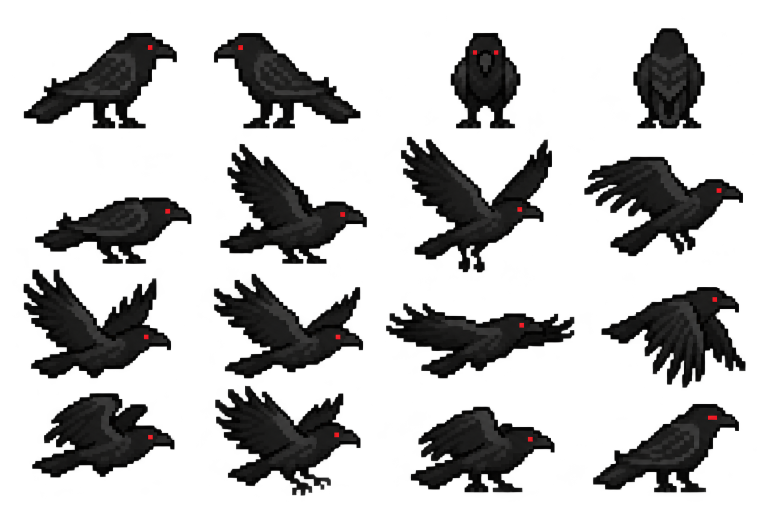
#> input picture brand/crow/crow.png, 1536 x 1024 px (shown at 1/2 size)
$ python build-crow-sprite.py crow.png crow.png crow.png 5
#> lines starting #> are read from the running program, lines starting #| are printed output that depends on the picture; after the words box and inside, x2 and y2 are one past the last pixel; in counts of white or black regions, pixels touching at a corner belong together
"""Extrai os quadros do corvo (crow.png) e monta o sprite do logo animado.

Quadros do sprite (índice: origem na folha):
  0 parado olhando p/ direita (0)   1 parado p/ esquerda (1)   2 parado de frente (2)
  3 agachado (4)                    4..12 voo (5..13)          13 pouso agachado (14)
Poses no chão (0,1,2,3,13) são alinhadas pelo chão e pelo centro; o voo (4..12) é alinhado pelo
olho vermelho, a partir do olho do quadro agachado, para a cabeça não tremer ao bater as asas.

Uso: python build-crow-sprite.py <crow.png> <saida.png> <preview.png> [largura_celula_px]
Requer: numpy, scipy, Pillow.
"""
import sys
import numpy as np
from PIL import Image
from scipy import ndimage as ndi

SRC, OUT, PREVIEW = sys.argv[1:4]
TARGET_W = int(sys.argv[4]) if len(sys.argv) > 4 else 176
SHEET_ORDER = [0, 1, 2, 4, 5, 6, 7, 8, 9, 10, 11, 12, 13, 14]
GROUND = {0, 1, 2, 3, 13}          # posições no SPRITE (não na folha)

img = Image.open(SRC).convert('RGBA')
#> img is the input picture: PIL image 1536x1024 RGBA; mean R, G, B, A 9, 8.5, 8.2, 70.3
arr = np.array(img)
mask = arr[..., 3] >= 128
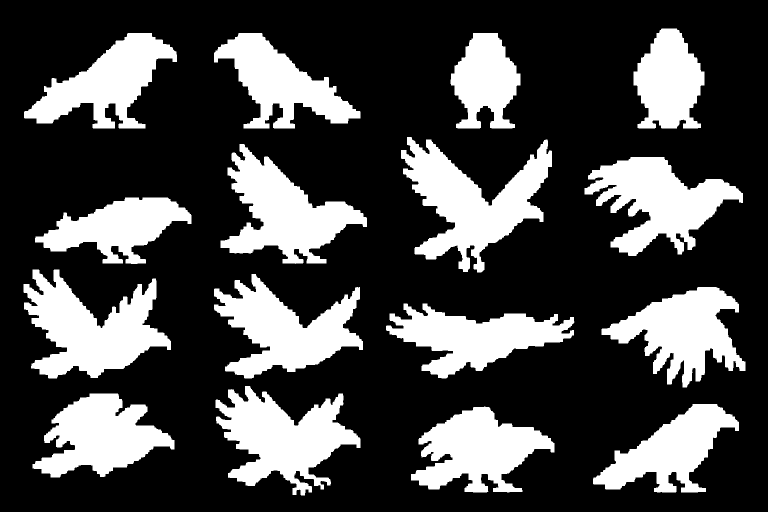
#> mask: shape (1024, 1536) bool (shown at 1/2 size); 28% white; 16 white regions, largest, box (x1, y1, x2, y2) and area: (802, 274, 1104, 545) 35822, (47, 539, 342, 757) 33963, (431, 772, 721, 991) 32450
lab, n = ndi.label(ndi.binary_dilation(mask, iterations=6))
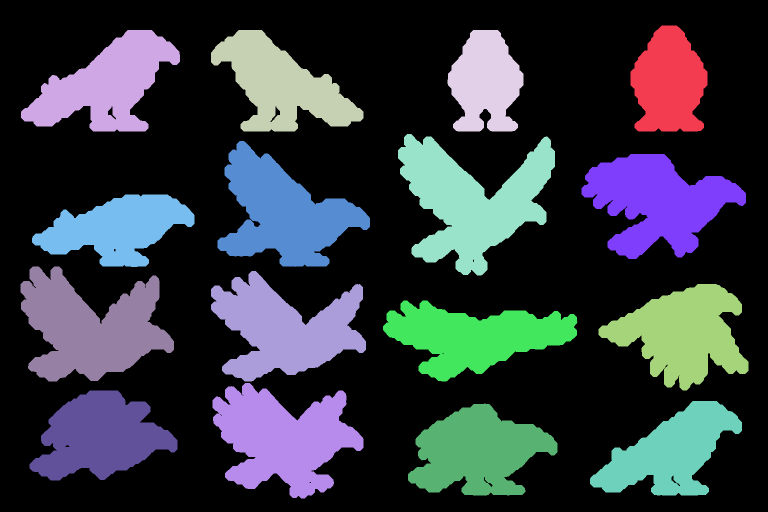
#> lab: shape (1024, 1536) int32 (shown at 1/2 size); 17 distinct labels, from 0 to 16; one colour per label, 0 black
#> n = 16
objs = [(i + 1, s) for i, s in enumerate(ndi.find_objects(lab)) if (mask[s] & (lab[s] == i + 1)).sum() > 3000]
#> objs = 16 items
assert len(objs) == 16, f'esperava 16 quadros, achei {len(objs)}'
objs.sort(key=lambda o: (int(((o[1][0].start + o[1][0].stop) / 2) // 256), (o[1][1].start + o[1][1].stop) / 2))

crops = []
for label, sl in objs:
    sub = arr[sl].copy()
    keep = (lab[sl] == label) & mask[sl]
    sub[..., 3] = np.where(keep, 255, 0)
    red = keep & (sub[..., 0] > 150) & (sub[..., 1] < 90) & (sub[..., 2] < 90)
    ys, xs = np.nonzero(red)
    crops.append((Image.fromarray(sub, 'RGBA'), (xs.mean(), ys.mean()) if len(xs) else None))
#> this loop made 16 passes
#> label on passes 1 to 12: 2, 3, 4, 1, 8, 6, 5, 7, 9, 10, 12, 11
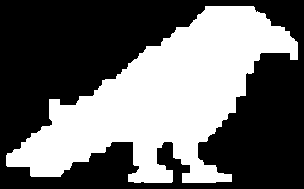
#> keep: shape (189, 304) bool; 41.4% white; 1 white region, box (x1, y1, x2, y2) and area: (6, 6, 298, 183) 23764
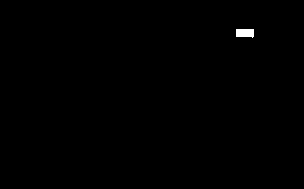
#> red: shape (189, 304) bool; 0.25% white; 1 white region, box (x1, y1, x2, y2) and area: (236, 29, 254, 38) 145
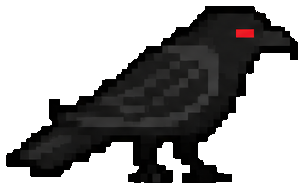
#> sub: shape (189, 304, 4); mean R, G, B, A 13.2, 12.4, 12.1, 105.5; transparent parts drawn white
#> after the loop, crops = 16 items
frames = [crops[i] for i in SHEET_ORDER]
#> frames = 14 items

pos = [None] * len(frames)              # canto superior esquerdo de cada quadro (chão em y=0)
#> pos = 14 items
for k in GROUND:
    im, _ = frames[k]
    pos[k] = (-im.width / 2, -im.height)
eye_ref = (pos[3][0] + frames[3][1][0], pos[3][1] + frames[3][1][1])   # olho do agachado
#> eye_ref = (108.5, -112)
for k in range(4, 13):
    im, e = frames[k]
    assert e is not None, f'quadro {k} sem olho'
    pos[k] = (eye_ref[0] - e[0], eye_ref[1] - e[1])
#> this loop made 9 passes
#> e on passes 1 to 9: (250, 146.5), (243, 150.1), (274.5, 72.91), (251, 140), (253.6, 131.4), (277, 49), (232.1, 30.5), (241.1, 92.95), (248, 103)
#> pass 1, `im, e = frames[k]`:
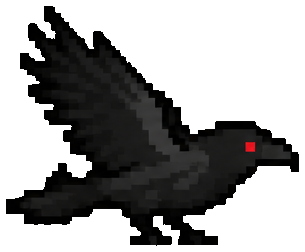
#> im: PIL image 305x252 RGBA; mean R, G, B, A 11.3, 10.7, 10.3, 103.6; transparent parts drawn white
#> after the loop, pos = [(-159, -203), (-152.5, -203), (-76, -203), (-162.5, -145), (-141.5, -258.5), (-134.5, -262.1), (-166, -184.9), (-142.5, -252), (-145.1, -243.4), (-168.5, -161), (-123.6, -142.5), (-132.6, -204.9), (-139.5, -215), (-149.5, -184)]

x0 = min(p[0] for p in pos); x1 = max(p[0] + f[0].width for p, f in zip(pos, frames))
#> after `x0 = min((p[0] for p in pos))`: x0 = -168.5
#> after `x1 = max((p[0] + f[0].width for p, f in zip(pos, frames)))`: x1 = 220.5
y0 = min(p[1] for p in pos); y1 = max(p[1] + f[0].height for p, f in zip(pos, frames))
#> after `y0 = min((p[1] for p in pos))`: y0 = -262.1
#> after `y1 = max((p[1] + f[0].height for p, f in zip(pos, frames)))`: y1 = 70.5
PAD = 6
cw, ch = int(np.ceil(x1 - x0)) + 2 * PAD, int(np.ceil(y1 - y0)) + 2 * PAD
#> cw = 401; ch = 345
scale = TARGET_W / cw
#> scale = 0.0125
fw, fh = TARGET_W, int(round(ch * scale))
#> fw = 5; fh = 4
print(f'célula bruta {cw}x{ch} -> final {fw}x{fh} | chão em {(-y0 + PAD) / ch:.3f} da altura')
#| célula bruta 401x345 -> final 5x4 | chão em 0.777 da altura
sheet = Image.new('RGBA', (fw * len(frames), fh), (0, 0, 0, 0))
for k, ((im, _), p) in enumerate(zip(frames, pos)):
    cell = Image.new('RGBA', (cw, ch), (0, 0, 0, 0))
    cell.alpha_composite(im, (int(round(p[0] - x0 + PAD)), int(round(p[1] - y0 + PAD))))
    sheet.paste(cell.resize((fw, fh), Image.LANCZOS), (k * fw, 0))
#> this loop made 14 passes
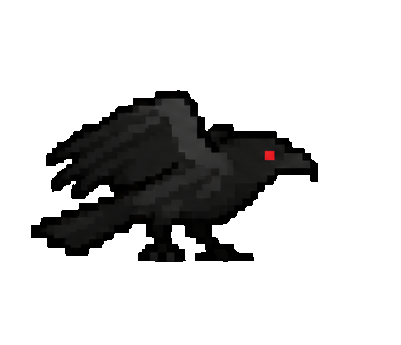
#> cell: PIL image 401x345 RGBA; mean R, G, B, A 4.3, 4.1, 4, 51.4; transparent parts drawn white
bg = Image.new('RGBA', sheet.size, (245, 245, 245, 255)); bg.alpha_composite(sheet); bg.convert('RGB').save(PREVIEW)
# paleta de 48 cores: ~8x menor, sem diferença visível numa arte escura e pequena
sheet.quantize(colors=48, method=Image.Quantize.FASTOCTREE, dither=Image.Dither.NONE).save(OUT, optimize=True)
print('sprite:', OUT, f'{len(frames)} quadros de {fw}x{fh}')
#| sprite: crow.png 14 quadros de 5x4
